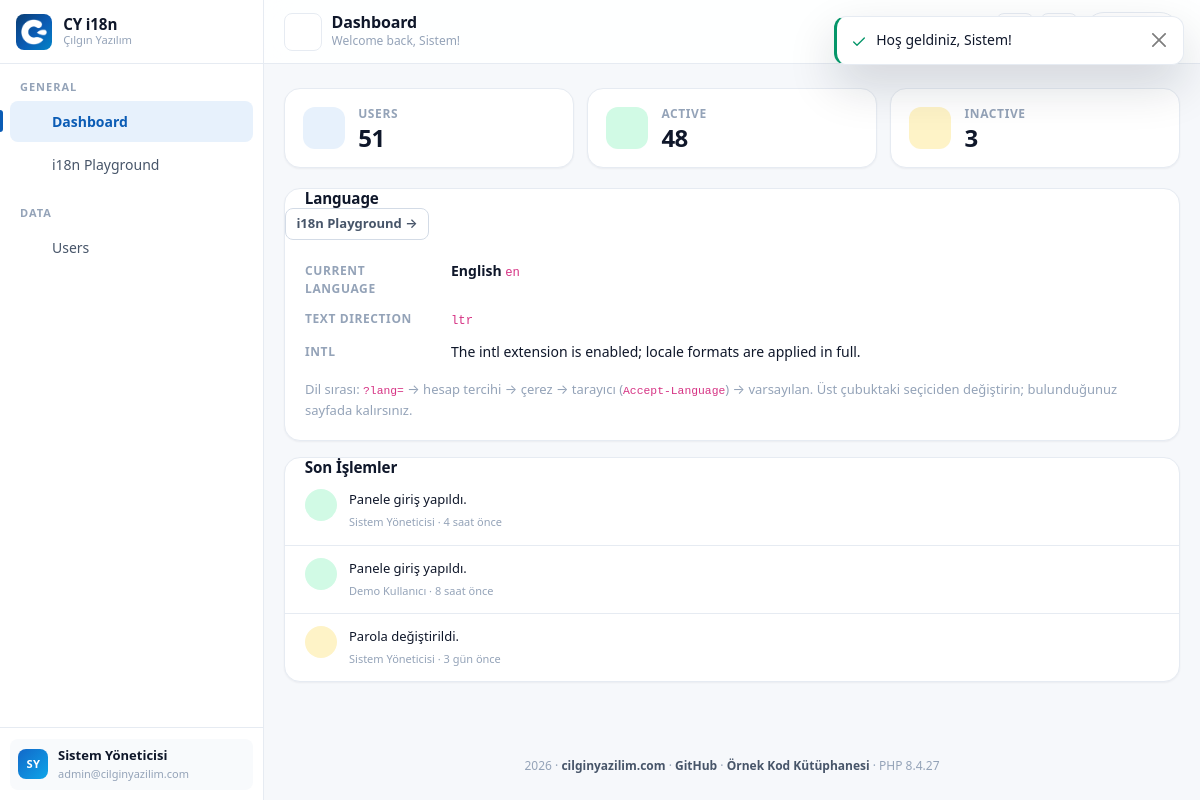
Page /dashboard?lang=en (signed in) on the committed database.
### tables this page shows
CREATE TABLE `users` (
  `id`            INT UNSIGNED NOT NULL AUTO_INCREMENT,

  `name`          VARCHAR(150) NOT NULL,
  `surname`       VARCHAR(150) NOT NULL,

   
   
  `email`         VARCHAR(190) NOT NULL,

   
   
   
  `password`      VARCHAR(255) NOT NULL,

   
  `is_active`     TINYINT(1)   NOT NULL DEFAULT 1,

   
   
  `theme`         ENUM('light','dark') NOT NULL DEFAULT 'light',

  `last_login_at` DATETIME     NULL DEFAULT NULL,
  `created_at`    TIMESTAMP    NOT NULL DEFAULT CURRENT_TIMESTAMP,
  `updated_at`    TIMESTAMP    NULL DEFAULT NULL,

  PRIMARY KEY (`id`),

   
   
   
  UNIQUE KEY `uk_users_email` (`email`),

   
   
   
  KEY `idx_users_name`    (`name`),
  KEY `idx_users_surname` (`surname`),
  KEY `idx_users_active`  (`is_active`),
  KEY `idx_users_created` (`created_at`)
);

CREATE TABLE `activity_log` (
  `id`          BIGINT UNSIGNED NOT NULL AUTO_INCREMENT,

   
  `user_id`     INT UNSIGNED NULL DEFAULT NULL,

  `action`      VARCHAR(40)  NOT NULL,
  `description` VARCHAR(255) NOT NULL DEFAULT '',
  `ip`          VARCHAR(45)  NOT NULL DEFAULT '',
  `created_at`  DATETIME     NOT NULL,

  PRIMARY KEY (`id`),
  KEY `idx_log_user`    (`user_id`),
  KEY `idx_log_created` (`created_at`),

   
   
  CONSTRAINT `fk_log_user` FOREIGN KEY (`user_id`)
      REFERENCES `users` (`id`) ON DELETE SET NULL ON UPDATE CASCADE
);

### views/dashboard/index.php (the view, shortened to what the rows shown need)
<?php
$actionStyle = static function (string $action): array {
    return match ($action) {
        'login'            => ['logout', 'success'],
        'logout'           => ['logout', 'info'],
        'login_failed'     => ['alert', 'danger'],
        'password_changed' => ['lock', 'warning'],
        default            => ['activity', 'info'],
    };
};
?>
    <?php foreach ($stats as $index => $stat): ?>
                <?= icon($stat['icon']) ?>
    <?php endforeach; ?>
<?php if (is_file(CY_BASE . '/views/dashboard/_feature.php')): ?>
    <?php View::partial('dashboard/_feature'); ?>
<?php endif; ?>
<div class="cy-card mt-3">
    <div class="cy-card__head">
        <h2 class="cy-section-title"><?= icon('activity', 'cy-icon cy-icon--sm') ?> Son İşlemler</h2>
    </div>
    <div class="cy-card__body cy-card__body--flush">
        <div class="cy-timeline">
            <?php foreach ($activity as $row): ?>
                <?php [$actionIcon, $tone] = $actionStyle((string) $row['action']); ?>
                <div class="cy-timeline__item">
                    <span class="cy-timeline__icon cy-timeline__icon--<?= e($tone) ?>">
                        <?= icon($actionIcon, 'cy-icon cy-icon--sm') ?>
                    </span>
                    <div class="cy-timeline__body">
                        <p class="cy-timeline__text"><?= e($row['description']) ?></p>
                        <span class="cy-timeline__meta">
                            <?php
                            $who = trim((string) ($row['name'] ?? '') . ' ' . (string) ($row['surname'] ?? ''));
                            ?>
                            <?= e($who !== '' ? $who : 'Bilinmeyen') ?> ·
                            <?= e(human_date((string) $row['created_at'])) ?>
                        </span>
                    </div>
                </div>
            <?php endforeach; ?>
        </div>
    </div>
</div>

### app/Support/helpers.php (shortened to what the rows shown need)
<?php
if (!function_exists('e')) {
    function e(mixed $value): string
    {
        return htmlspecialchars((string) $value, ENT_QUOTES | ENT_SUBSTITUTE, 'UTF-8');
    }
}
if (!function_exists('human_date')) {
    function human_date(?string $value): string
    {
        $timestamp = strtotime($value);
        $diff = time() - $timestamp;
        return match (true) {
            $diff < 60        => 'az önce',
            $diff < 3600      => (int) ($diff / 60) . ' dakika önce',
            $diff < 86400     => (int) ($diff / 3600) . ' saat önce',
            $diff < 604800    => (int) ($diff / 86400) . ' gün önce',
            default           => date('d.m.Y H:i', $timestamp),
        };
    }
}
if (!function_exists('icon')) {
    function icon(string $name, string $class = 'cy-icon'): string
    {
        $body = $paths[$name] ?? $paths['alert'];
        return '<svg class="' . e($class) . '" viewBox="0 0 24 24" fill="none" stroke="currentColor"'
             . ' stroke-width="1.8" stroke-linecap="round" stroke-linejoin="round"'
             . ' aria-hidden="true" focusable="false">' . $body . '</svg>';
    }
}

### views/partials/sidebar.php (shortened to what the rows shown need)
<?php
$user = $currentUser ?? null;
?>
<aside class="cy-sidebar" id="cy_sidebar" aria-label="Ana gezinme">
    <?php if ($user !== null): ?>
        <div class="cy-sidebar__footer">
            <div class="cy-side-user">
                <span class="cy-avatar cy-avatar--sm cy-avatar--initial"><?= e($user->initials()) ?></span>
                <span class="cy-side-user__info">
                    <span class="cy-side-user__name"><?= e($user->fullName()) ?></span>
                    <span class="cy-side-user__role"><?= e($user->email) ?></span>
                </span>
            </div>
        </div>
    <?php endif; ?>
</aside>

### rows in the picture
users: $user->initials() "SY", $user->fullName() "Sistem Yöneticisi", email "admin@cilginyazilim.com"
activity_log: description "Panele giriş yapıldı.", user.surname "Sistem Yöneticisi", created_at "4 saat önce"
activity_log: description "Panele giriş yapıldı.", user.surname "Demo Kullanıcı", created_at "8 saat önce"
activity_log: description "Parola değiştirildi.", user.surname "Sistem Yöneticisi", created_at "3 gün önce"

### other values in the picture
$appName "CY i18n"
$appBrand "Çılgın Yazılım"
te($group['label']) "GENERAL"
te($item['label']) "Dashboard"
te($item['label']) "i18n Playground"
te($group['label']) "DATA"
te($item['label']) "Users"
$pageTitle "Dashboard"
$pageSubtitle "Welcome back, Sistem!"
$stat['label'] "USERS"
$stat['value'] "51"
$stat['label'] "ACTIVE"
$stat['value'] "48"
$stat['label'] "INACTIVE"
$stat['value'] "3"
